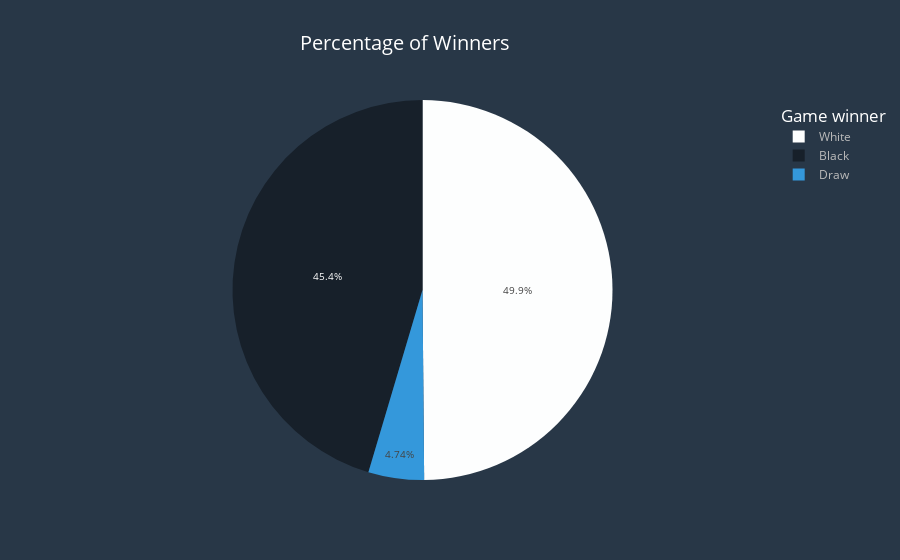

Notebook code cell kept with this figure:
### Code cell
fig=px.pie(df["winner"].value_counts(),names=df["winner"].value_counts().index,values=df["winner"].value_counts().values,
           title="Percentage of Winners",
            color_discrete_sequence=["#FDFEFE","#17202A"," #3498DB"],
           labels={"names":"Player","values":"Num of Games"}
      )
fig.update_layout(
title_font_color="#fff",paper_bgcolor="#283747",title_font_size=20,title_x=.45,font_color="#bbb",
    plot_bgcolor="#D0D3D4",legend_title_font_size=17,legend_title_font_color="#fff",
    legend_title_text="Game winner")
fig.update_yaxes(showgrid=False,visible=False,title="percent of commencts")
fig.update_xaxes(tickfont_size=9)
fig.update_traces(textfont_size=10)
fig.show()

### Figure 1 — Plotly figure (JSON) as saved in the notebook; plotly's stock layout.template omitted (floating-point values rounded to 4 significant figures)
{"data": [{"domain": {"x": [0.0, 1.0], "y": [0.0, 1.0]}, "hovertemplate": "Player=%{label}<br>Num of Games=%{value}<extra></extra>", "labels": ["White", "Black", "Draw"], "legendgroup": "", "name": "", "showlegend": true, "textfont": {"size": 10}, "type": "pie", "values": [10001, 9107, 950]}], "layout": {"font": {"color": "#bbb"}, "legend": {"title": {"font": {"color": "#fff", "size": 17}, "text": "Game winner"}, "tracegroupgap": 0}, "paper_bgcolor": "#283747", "piecolorway": ["#FDFEFE", "#17202A", " #3498DB"], "plot_bgcolor": "#D0D3D4", "title": {"font": {"color": "#fff", "size": 20}, "text": "Percentage of Winners", "x": 0.45}, "xaxis": {"tickfont": {"size": 9}}, "yaxis": {"showgrid": false, "title": {"text": "percent of commencts"}, "visible": false}}}
